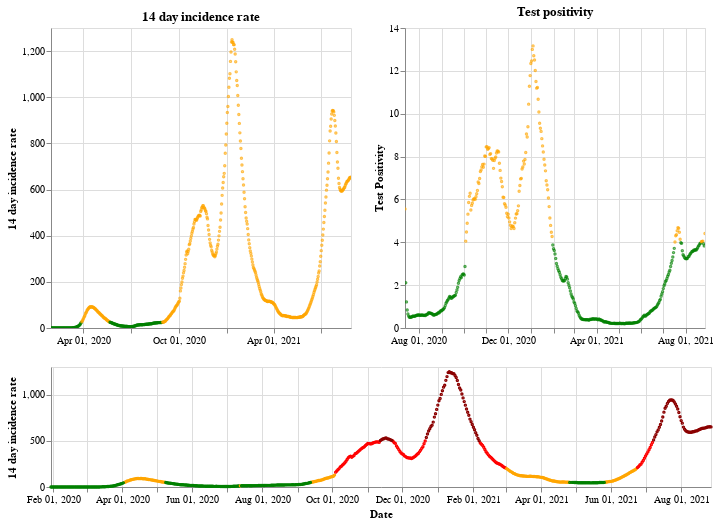

Notebook source saved alongside this figure:
### Markdown cell above
## England

### Code cell
plot_traffic_light('England')

### Figure 1 — Vega-Lite specification as saved in the notebook (floating-point values rounded to 4 significant figures; data arrays with more than 128 entries replaced by an {"elided": "..."} marker saying what was removed)
{"config": {"view": {"continuousWidth": 400, "continuousHeight": 300}}, "vconcat": [{"hconcat": [{"mark": {"type": "point", "size": 2}, "encoding": {"color": {"condition": {"value": "green", "test": "(datum.twoWeeklyCasesRate <= 25)"}, "value": "orange"}, "tooltip": [{"type": "nominal", "field": "areaName"}, {"type": "temporal", "field": "date"}, {"type": "quantitative", "field": "twoWeeklyCasesRate"}, {"type": "quantitative", "field": "testPositivity"}], "x": {"type": "temporal", "axis": {"title": ""}, "field": "date", "scale": {"domain": {"selection": "DateBrush"}}, "timeUnit": "yearmonthdate"}, "y": {"type": "quantitative", "axis": {"title": "14 day incidence rate"}, "field": "twoWeeklyCasesRate"}}, "title": "14 day incidence rate", "width": 300}, {"mark": {"type": "point", "size": 2}, "encoding": {"color": {"condition": {"value": "green", "test": "(datum.testPositivity <= 4)"}, "value": "orange"}, "tooltip": [{"type": "nominal", "field": "areaName"}, {"type": "temporal", "field": "date"}, {"type": "quantitative", "field": "twoWeeklyCasesRate"}, {"type": "quantitative", "field": "testPositivity"}], "x": {"type": "temporal", "axis": {"title": ""}, "field": "date", "scale": {"domain": {"selection": "DateBrush"}}, "timeUnit": "yearmonthdate"}, "y": {"type": "quantitative", "axis": {"title": "Test Positivity"}, "field": "testPositivity"}}, "title": "Test positivity", "width": 300}]}, {"layer": [{"mark": {"type": "point", "size": 2}, "encoding": {"color": {"condition": {"value": "orange", "test": "(((datum.testPositivity < 4) && (datum.twoWeeklyCasesRate >= 50)) && (datum.twoWeeklyCasesRate < 200))"}, "value": "red"}, "opacity": {"condition": {"value": 1, "test": "((datum.twoWeeklyCasesRate >= 50) && (datum.twoWeeklyCasesRate < 500))"}, "value": 0}, "tooltip": [{"type": "nominal", "field": "areaName"}, {"type": "temporal", "field": "date"}, {"type": "quantitative", "field": "twoWeeklyCasesRate"}, {"type": "quantitative", "field": "testPositivity"}], "x": {"type": "temporal", "axis": {"title": "Date"}, "field": "date", "timeUnit": "yearmonthdate"}, "y": {"type": "quantitative", "axis": {"title": "14 day incidence rate"}, "field": "twoWeeklyCasesRate"}}, "selection": {"DateBrush": {"type": "interval", "encodings": ["x"], "fields": ["Time"]}}}, {"mark": {"type": "point", "size": 2}, "encoding": {"color": {"value": "darkred"}, "opacity": {"condition": {"value": 1, "test": "(datum.twoWeeklyCasesRate >= 500)"}, "value": 0}, "tooltip": [{"type": "nominal", "field": "areaName"}, {"type": "temporal", "field": "date"}, {"type": "quantitative", "field": "twoWeeklyCasesRate"}, {"type": "quantitative", "field": "testPositivity"}], "x": {"type": "temporal", "axis": {"title": "Date"}, "field": "date", "timeUnit": "yearmonthdate"}, "y": {"type": "quantitative", "axis": {"title": "14 day incidence rate"}, "field": "twoWeeklyCasesRate"}}}, {"mark": {"type": "point", "size": 2}, "encoding": {"color": {"condition": {"value": "green", "test": "((datum.testPositivity < 4) && (datum.twoWeeklyCasesRate < 50))"}, "value": "orange"}, "opacity": {"condition": {"value": 1, "test": "(datum.twoWeeklyCasesRate < 50)"}, "value": 0}, "tooltip": [{"type": "nominal", "field": "areaName"}, {"type": "temporal", "field": "date"}, {"type": "quantitative", "field": "twoWeeklyCasesRate"}, {"type": "quantitative", "field": "testPositivity"}], "x": {"type": "temporal", "axis": {"title": "Date"}, "field": "date", "timeUnit": "yearmonthdate"}, "y": {"type": "quantitative", "axis": {"title": "14 day incidence rate"}, "field": "twoWeeklyCasesRate"}}}], "height": 120, "width": 660}], "data": {"name": "data-a190f7e64fbefc70b4f97e0acfdafd8f"}, "$schema": "https://vega.github.io/schema/vega-lite/v4.8.1.json", "datasets": {"data-a190f7e64fbefc70b4f97e0acfdafd8f": {"elided": "576 records"}}}
